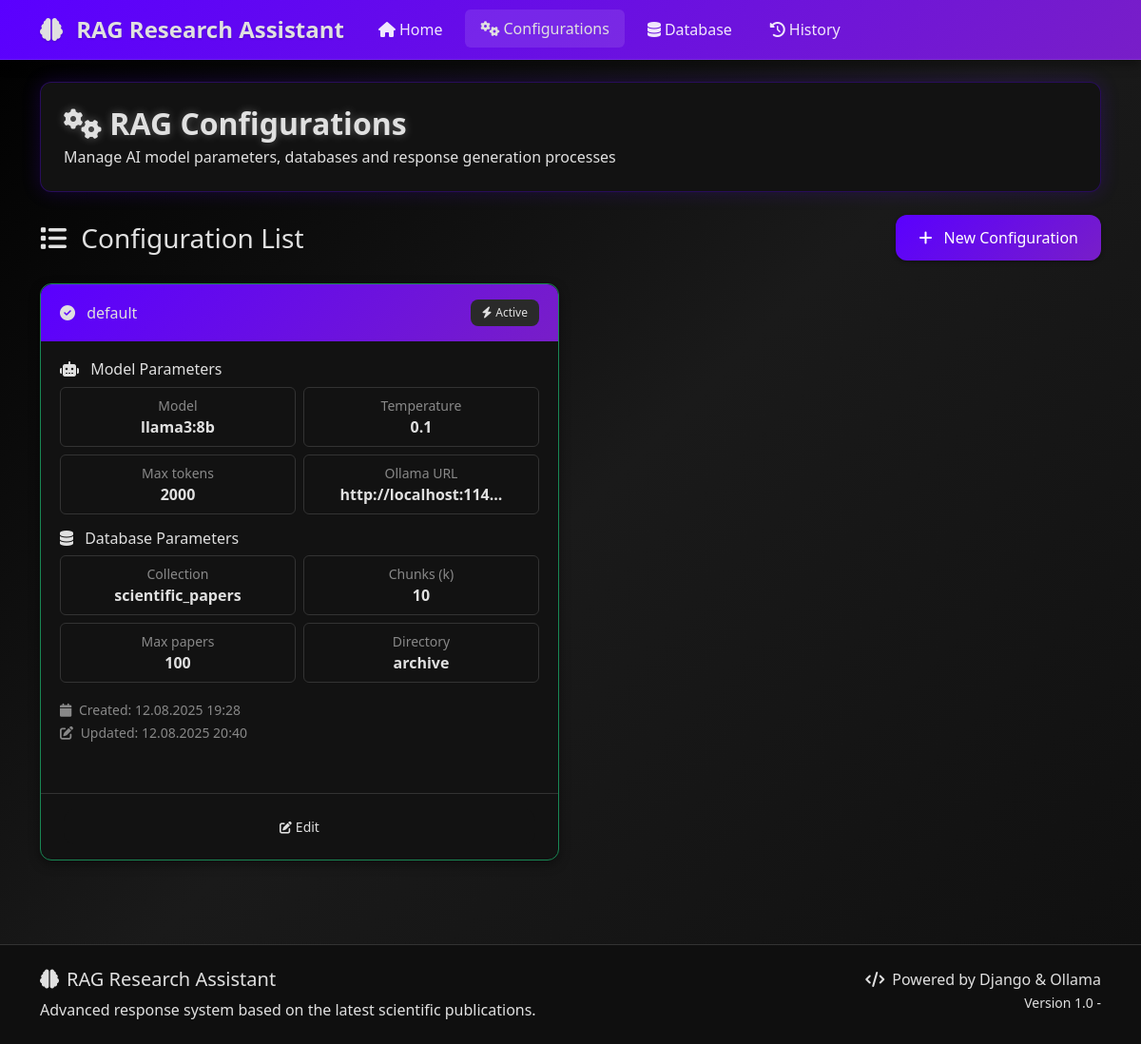
The app's page /config/ with its own data.
### research_rag/models.py (models this page shows, shortened)
class RAGConfiguration(models.Model):
    name = models.CharField(
        max_length=100,
        unique=True,
        help_text="Configuration name (e.g. 'Quantum Physics', 'Medicine')"
    )
    model_name = models.CharField(
        max_length=100,
        default="llama3:8b",
        help_text="Ollama model name (e.g. llama3:8b, mistral, codellama)"
    )
    ollama_url = models.URLField(
        default="http://localhost:11434",
        help_text="Ollama server URL"
    )
    temperature = models.FloatField(
        default=0.1,
        validators=[MinValueValidator(0.0), MaxValueValidator(2.0)],
        help_text="Generation temperature (0.0-2.0). Lower values = more deterministic responses"
    )
    max_tokens = models.IntegerField(
        default=2000,
        validators=[MinValueValidator(50), MaxValueValidator(8000)],
        help_text="Maximum number of tokens in response"
    )
    collection_name = models.CharField(
        max_length=100,
        default="scientific_papers",
        help_text="Collection name in Qdrant vector database"
    )
    k_chunks = models.IntegerField(
        default=10,
        validators=[MinValueValidator(1), MaxValueValidator(50)],
        help_text="Number of text chunks to retrieve as context"
    )
    max_papers = models.IntegerField(
        default=100,
        validators=[MinValueValidator(5), MaxValueValidator(1000)],
        help_text="Maximum number of articles to download from ArXiv"
    )
    download_directory = models.CharField(
        max_length=200,
        default="archive",
        help_text="Directory for saving downloaded articles"
    )
    created_at = models.DateTimeField(auto_now_add=True)
    updated_at = models.DateTimeField(auto_now=True)
    is_active = models.BooleanField(
        default=False,
        help_text="Whether this configuration is currently in use"
    )
    class Meta:
        verbose_name = "RAG Configuration"
        verbose_name_plural = "RAG Configurations"
        ordering = ['-updated_at']

### research_rag/views.py (the view)
# urls.py: path('config/', views.configurations, name='configurations'),
def configurations(request):
    configs = RAGConfiguration.objects.all().order_by('-updated_at')
    context = {
        'configurations': configs,
        'page_title': 'Konfiguracje RAG'
    }
    return render(request, 'research_rag/configurations.html', context)

### research_rag/templates/research_rag/configurations.html (shortened to what this page needs)
{% extends 'research_rag/base.html' %}
{% load static %}
{% block page_icon %}<i class="fas fa-cogs"></i>{% endblock %}
{% block page_title %}RAG Configurations{% endblock %}
{% block page_subtitle %}Manage AI model parameters, databases and response generation processes{% endblock %}
{% block content %}
<div class="row">
    <div class="col-12">
        <div class="d-flex justify-content-between align-items-center mb-4">
            <h3 class="text-purple mb-0">
                <i class="fas fa-list me-2"></i>
                Configuration List
            </h3>
            <a href="{% url 'configuration_create' %}" class="btn btn-primary">
                <i class="fas fa-plus me-2"></i>
                New Configuration
            </a>
        </div>
        {% if configurations %}
        <div class="row">
            {% for config in configurations %}
            <div class="col-lg-6 mb-4">
                <div class="card h-100 {% if config.is_active %}border-success{% endif %}">
                    <div class="card-header {% if config.is_active %}bg-success text-white{% endif %}">
                        <div class="d-flex justify-content-between align-items-center">
                            <h6 class="mb-0">
                                {% if config.is_active %}
                                    <i class="fas fa-check-circle me-2"></i>
                                {% else %}
                                    <i class="fas fa-cog me-2"></i>
                                {% endif %}
                                {{ config.name }}
                            </h6>
                            {% if config.is_active %}
                                <span class="badge bg-light text-success">
                                    <i class="fas fa-bolt me-1"></i>Active
                                </span>
                            {% else %}
                                <span class="badge bg-secondary">
                                    <i class="fas fa-pause me-1"></i>Inactive
                                </span>
                            {% endif %}
                        </div>
                    </div>
                    <div class="card-body">
                        <div class="mb-3">
                            <h6 class="text-purple mb-2">
                                <i class="fas fa-robot me-2"></i>
                                Model Parameters
                            </h6>
                            <div class="row g-2">
                                <div class="col-6">
                                    <div class="bg-dark-card rounded p-2 text-center border border-dark">
                                        <small class="text-light-gray d-block">Model</small>
                                        <strong class="text-white text-truncate">{{ config.model_name }}</strong>
                                    </div>
                                </div>
                                <div class="col-6">
                                    <div class="bg-dark-card rounded p-2 text-center border border-dark">
                                        <small class="text-light-gray d-block">Temperature</small>
                                        <strong class="text-white">{{ config.temperature }}</strong>
                                    </div>
                                </div>
                                <div class="col-6">
                                    <div class="bg-dark-card rounded p-2 text-center border border-dark">
                                        <small class="text-light-gray d-block">Max tokens</small>
                                        <strong class="text-white">{{ config.max_tokens }}</strong>
                                    </div>
                                </div>
                                <div class="col-6">
                                    <div class="bg-dark-card rounded p-2 text-center border border-dark">
                                        <small class="text-light-gray d-block">Ollama URL</small>
                                        <strong class="text-white text-truncate">{{ config.ollama_url|slice:":20" }}...</strong>
                                    </div>
                                </div>
                            </div>
                        </div>
                        <div class="mb-3">
                            <h6 class="text-purple mb-2">
                                <i class="fas fa-database me-2"></i>
                                Database Parameters
                            </h6>
                            <div class="row g-2">
                                <div class="col-6">
                                    <div class="bg-dark-card rounded p-2 text-center border border-dark">
                                        <small class="text-light-gray d-block">Collection</small>
                                        <strong class="text-white text-truncate">{{ config.collection_name }}</strong>
                                    </div>
                                </div>
                                <div class="col-6">
                                    <div class="bg-dark-card rounded p-2 text-center border border-dark">
                                        <small class="text-light-gray d-block">Chunks (k)</small>
                                        <strong class="text-white">{{ config.k_chunks }}</strong>
                                    </div>
                                </div>
                                <div class="col-6">
                                    <div class="bg-dark-card rounded p-2 text-center border border-dark">
                                        <small class="text-light-gray d-block">Max papers</small>
                                        <strong class="text-white">{{ config.max_papers }}</strong>
                                    </div>
                                </div>
                                <div class="col-6">
                                    <div class="bg-dark-card rounded p-2 text-center border border-dark">
                                        <small class="text-light-gray d-block">Directory</small>
                                        <strong class="text-white text-truncate">{{ config.download_directory }}</strong>
                                    </div>
                                </div>
                            </div>
                        </div>
                        <div class="mb-3">
                            <small class="text-light-gray">
                                <i class="fas fa-calendar me-1"></i>
                                Created: {{ config.created_at|date:"d.m.Y H:i" }}
                            </small>
                            <br>
                            <small class="text-light-gray">
                                <i class="fas fa-edit me-1"></i>
                                Updated: {{ config.updated_at|date:"d.m.Y H:i" }}
                            </small>
                        </div>
                    </div>
                    <div class="card-footer bg-dark-card border-dark">
                        <div class="d-flex gap-2">
                            <a href="{% url 'configuration_edit' config.id %}"
                               class="btn btn-outline-secondary btn-sm flex-grow-1">
                                <i class="fas fa-edit me-1"></i>Edit
                            </a>
                        </div>
                    </div>
                </div>
            </div>
            {% endfor %}
        </div>
        {% endif %}
    </div>
</div>
{% endblock %}

### research_rag/static/research_rag/css/style.css (style rules this page uses)
:root { --primary-purple: rgb(90, 0, 255); --dark-purple: rgb(70, 0, 200); --light-purple: rgb(120, 50, 255); --pale-purple: rgba(90, 0, 255, 0.1); --purple-gradient: linear-gradient(135deg, rgb(90, 0, 255) 0%, rgb(120, 30, 200) 100%); --purple-gradient-dark: linear-gradient(135deg, rgb(70, 0, 200) 0%, rgb(50, 0, 150) 100%); --accent-pink: #ff4081; --accent-blue: #00bcd4; --success-green: #4caf50; --warning-orange: #ff9800; --danger-red: #f44336; --white: #E0E0E0; --light-gray: #2a2a2a; --medium-gray: #888888; --dark-gray: #1a1a1a; --darker-gray: #0f0f0f; --black: #000000; --card-bg: #121212; --input-bg: #1e1e1e; --border-color: #333333; --shadow-sm: 0 2px 4px rgba(0, 0, 0, 0.3); --shadow-md: 0 4px 12px rgba(0, 0, 0, 0.4); --shadow-lg: 0 8px 24px rgba(0, 0, 0, 0.5); --shadow-xl: 0 16px 32px rgba(0, 0, 0, 0.6); --shadow-glow: 0 0 20px rgba(90, 0, 255, 0.2); --transition-fast: 0.15s ease-in-out; --transition-normal: 0.3s ease-in-out; --transition-slow: 0.5s ease-in-out; }
body { font-family: 'Segoe UI', Tahoma, Geneva, Verdana, sans-serif; line-height: 1.5; color: var(--white); background: linear-gradient(135deg, var(--black) 0%, var(--dark-gray) 50%, var(--darker-gray) 100%); background-attachment: fixed; padding-top: 70px; min-height: 100vh; }
.card { border: none; border-radius: 0.75rem; box-shadow: var(--shadow-md); transition: var(--transition-normal); background: var(--card-bg); border: 1px solid var(--border-color); margin-bottom: 1rem; }
.card-header { background: var(--purple-gradient); color: var(--white); border-radius: 0.75rem 0.75rem 0 0 !important; border: none; padding: 1rem 1.25rem; font-weight: 600; }
.card-body { padding: 1.25rem; background: var(--card-bg); color: var(--white); }
.card-footer { background: var(--card-bg) !important; border-radius: 0 0 1rem 1rem !important; border: none; padding: 1rem 1.5rem; border-top: 1px solid var(--border-color); color: var(--white) !important; }
.btn { border-radius: 0.75rem; font-weight: 500; transition: var(--transition-normal); border: none; padding: 0.75rem 1.5rem; text-transform: none; position: relative; overflow: hidden; }
.btn::before { content: ''; position: absolute; top: 0; left: -100%; width: 100%; height: 100%; background: linear-gradient(90deg, transparent, rgba(255, 255, 255, 0.1), transparent); transition: left 0.5s; }
.btn-primary { background: var(--purple-gradient); box-shadow: var(--shadow-sm); }
.btn-sm { padding: 0.5rem 1rem; font-size: 0.875rem; }
.btn-sm i { font-size: 0.8rem; }
.badge { border-radius: 0.5rem; padding: 0.5rem 0.75rem; font-weight: 500; font-size: 0.75rem; }
.fade-in-up { animation: fadeInUp 0.6s ease-out; }
.text-purple { color: var(--white) !important; }
.bg-dark-card { background: var(--card-bg) !important; }
.text-light-gray { color: var(--medium-gray) !important; }
.text-white { color: var(--white) !important; }
.border-dark { border-color: var(--border-color) !important; }
p, span, div, small, code, pre { color: inherit; }
body, .card-body, .modal-body { color: var(--white) !important; }
small, .small, .form-text { color: var(--medium-gray) !important; }
.bg-light { background-color: var(--card-bg) !important; color: var(--white) !important; }
p, span, div, h1, h2, h3, h4, h5, h6 { color: inherit; }
.bg-light { background-color: var(--light-gray) !important; }
.badge { color: var(--white) !important; }
.badge.bg-light { background-color: var(--light-gray) !important; color: var(--white) !important; }
.card * { color: inherit; }
.bg-dark, .bg-black, [class*="bg-dark"], [class*="bg-black"] { color: var(--white) !important; }
.bg-dark *, .bg-black *, [class*="bg-dark"] *, [class*="bg-black"] * { color: inherit !important; }
.card h6, .card h5, .card h4, .card h3, .card h2, .card h1 { color: var(--white) !important; }
.card-body h6, .card-body h5, .card-body h4, .card-body h3, .card-body h2, .card-body h1 { color: var(--white) !important; }
.card-header h1, .card-header h2, .card-header h3, .card-header h4, .card-header h5, .card-header h6 { color: var(--white) !important; }
.card-header .mb-0 { color: var(--white) !important; }
.card-body p, .card-body div, .card-body span { color: var(--white) !important; }
.card-body .small, .card-body small { color: var(--medium-gray) !important; }
.card-footer .btn { background: var(--card-bg) !important; border-color: var(--border-color) !important; color: var(--white) !important; }

### records on screen
RAGConfiguration: is_active True (drawn), name "default", model_name "llama3:8b", temperature "0.1", max_tokens "2000", ollama_url "http://localhost:114", collection_name "scientific_papers", k_chunks "10", max_papers "100", download_directory "archive", created_at "12.08.2025 19:28", updated_at "12.08.2025 20:40"
